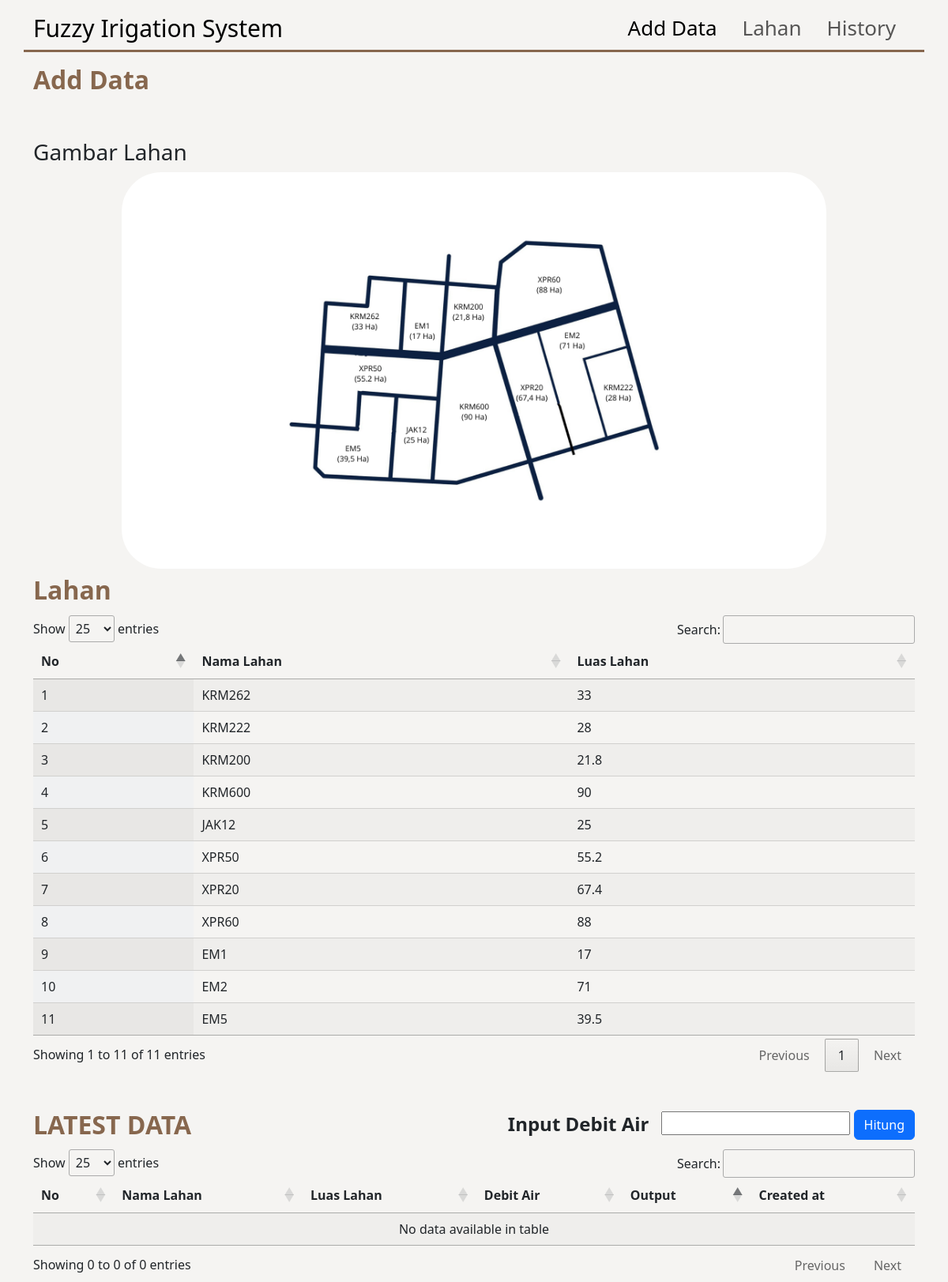
The page / on the database its author committed.
### tables this page shows
CREATE TABLE `lahan` (
  `id` int(255) NOT NULL,
  `nama_lahan` varchar(255) NOT NULL,
  `luas_lahan` varchar(255) NOT NULL
);

### index.php (the view, shortened to what this page needs)
<?php
  include "koneksi.php";
?>
<!doctype html>
<html lang="en">
  <head>
    <link href="/css/bootstrap.min.css" rel="stylesheet">
    <link href="/css/jquery.dataTables.css" rel="stylesheet">
  </head>
  <body style="background-color: rgba(245,244,242,1);">
    <nav class="navbar navbar-expand-lg" style="background-color: rgba(245,244,242,1); font-size:26px;">
        <div class="container-xl" style="border-bottom-style: solid;border-bottom-color: rgba(135,103,78,1); width:100%;">
            <a class="navbar-brand" href="#" style="font-size:30px;">Fuzzy Irigation System</a>
            <div class="collapse navbar-collapse" id="navbarNav">
            <ul class="navbar-nav ms-auto">
                <li class="nav-item">
                    <a class="nav-link me-3 active" href="/">Add Data</a>
                </li>
                <li class="nav-item">
                    <a class="nav-link me-3" href="/lahan.php">Lahan</a>
                </li>
                <li class="nav-item">
                    <a class="nav-link me-3" href="/history.php">History</a>
                </li>
            </ul>
            </div>
        </div>
    </nav>
    <div class="container">
        <div class="row mb-5 mt-2">
            <div class="col">
                <h2 style="color:rgba(135,103,78,1);"><b>Add Data</b></h2>
            </div>
        </div>
        <h3>Gambar Lahan</h3>
        <div class="d-flex justify-content-center">
          <img src="/img/gambar_lahan.png" style="border-radius:50px;" alt="" srcset="" width="80%">
        </div>
        <div class="row mb-1 mt-2">
            <div class="col">
                <h2 style="color:rgba(135,103,78,1);"><b>Lahan</b></h2>
            </div>
        </div>
        <table id="myTable" class="display">
            <thead>
                <tr>
                    <th>No</th>
                    <th>Nama Lahan</th>
                    <th>Luas Lahan</th>
                </tr>
            </thead>
            <tbody>
                <?php
                $result = mysqli_query($koneksi, "SELECT * FROM lahan");
                $index = 1;
                while($data = mysqli_fetch_object($result)){
                ?>
                <tr>
                    <td><?=$index++?></td>
                    <td><?=$data->nama_lahan?></td>
                    <td><?=$data->luas_lahan?></td>
                </tr>
                <?php } ?>
            </tbody>
        </table>
        <div class="row mb-1 mt-5">
            <div class="col">
                <h2 style="color:rgba(135,103,78,1);"><b>LATEST DATA</b></h2>
            </div>
            <div class="col d-flex justify-content-end">
              <div class="d-flex align-items-center me-3"><h4><b>Input Debit Air</b></h4></div>
                <form action="" method="POST">
                  <input type="text" name="debit_air">
                  <button type="submit" name="create" class="btn btn-primary">Hitung</button>
                </form>
            </div>
        </div>
        <table id="myTable2" class="display">
            <thead>
                <tr>
                    <th>No</th>
                    <th>Nama Lahan</th>
                    <th>Luas Lahan</th>
                    <th>Debit Air</th>
                    <th>Output</th>
                    <th>Created at</th>
                </tr>
            </thead>
            <tbody>
            </tbody>
        </table>
    </div>
  </body>
</html>

### rows shown on the page
lahan: nama_lahan "KRM262", luas_lahan "33"
lahan: nama_lahan "KRM222", luas_lahan "28"
lahan: nama_lahan "KRM200", luas_lahan "21.8"
lahan: nama_lahan "KRM600", luas_lahan "90"
lahan: nama_lahan "JAK12", luas_lahan "25"
lahan: nama_lahan "XPR50", luas_lahan "55.2"
lahan: nama_lahan "XPR20", luas_lahan "67.4"
lahan: nama_lahan "XPR60", luas_lahan "88"
lahan: nama_lahan "EM1", luas_lahan "17"
lahan: nama_lahan "EM2", luas_lahan "71"
lahan: nama_lahan "EM5", luas_lahan "39.5"
